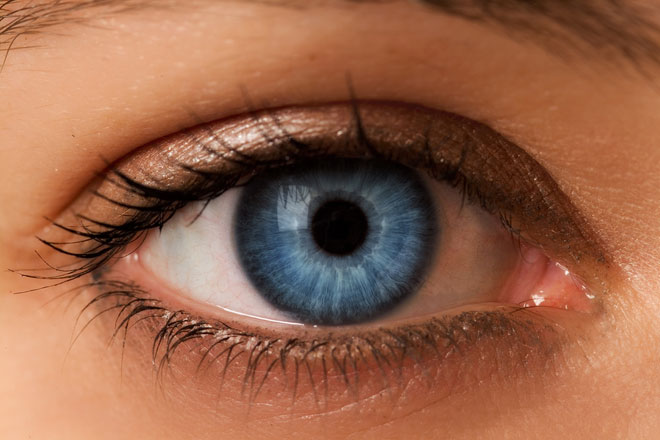
#> input picture 01-OpencvPythonTutorial/ch27-Hough_circle_transfer/eye-color-blue-z-c-660x440.jpg, 660 x 440 px
$ python 03-hough_circle_eye.py
#> lines starting #> are read from the running program, lines starting #| are printed output that depends on the picture; after the words box and inside, x2 and y2 are one past the last pixel; in counts of white or black regions, pixels touching at a corner belong together
# -*-coding:utf-8-*-
# @Author: Damon0626
# @Time  : 19-1-16 下午10:28
# @Email : wwymsn@163.com
# @Software: PyCharm


import cv2
import numpy as np
import matplotlib.pyplot as plt


img = cv2.imread('eye-color-blue-z-c-660x440.jpg')
#> img is the input picture: shape (440, 660, 3); mean B, G, R 74.2, 99.8, 152.5
gray = cv2.cvtColor(img, cv2.COLOR_BGR2GRAY)
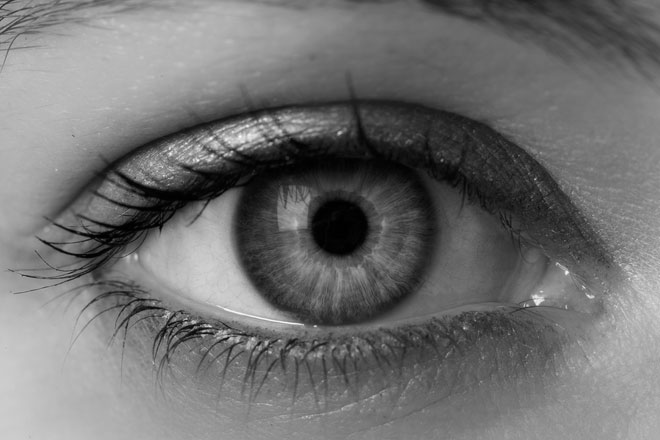
#> gray: shape (440, 660); min 0, max 253, mean 112.7

plt.subplot(121), plt.imshow(gray, 'gray')
plt.xticks([]), plt.yticks([])

circles1 = cv2.HoughCircles(gray, cv2.HOUGH_GRADIENT, 1, 100, param1=100, param2=50, minRadius=0, maxRadius=50)
#> circles1 = [[183.5, 350.5, 31.6]]
circles1 = np.uint16(np.around(circles1))
#> circles1 = [[184, 350, 32]]

for i in circles1[0, :]:
	cv2.circle(img, (i[0], i[1]), i[2], (255, 0, 0), 5)
	cv2.circle(img, (i[0], i[1]), 2, (255, 0, 0), 10)
#> this loop made 1 pass
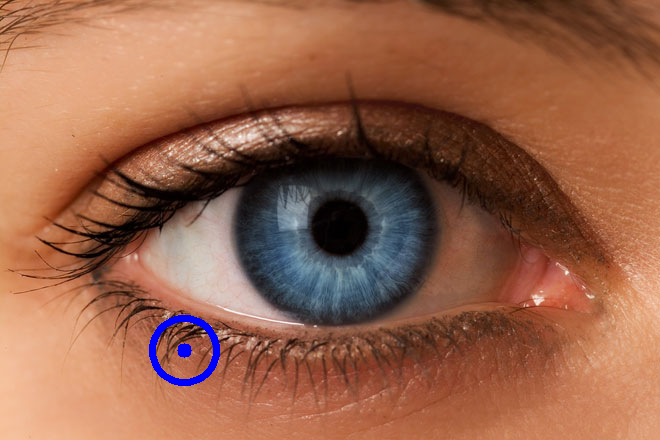
#> img: shape (440, 660, 3); 0.54% of pixels changed, all inside (x1, y1, x2, y2) = (149, 315, 220, 386)

plt.subplot(122), plt.imshow(np.array(cv2.cvtColor(img, cv2.COLOR_BGR2RGB)))
plt.xticks([]), plt.yticks([])
plt.show()
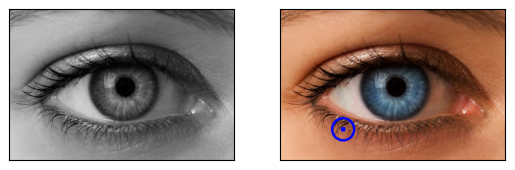
#> figure drawn by matplotlib, 2 panels
